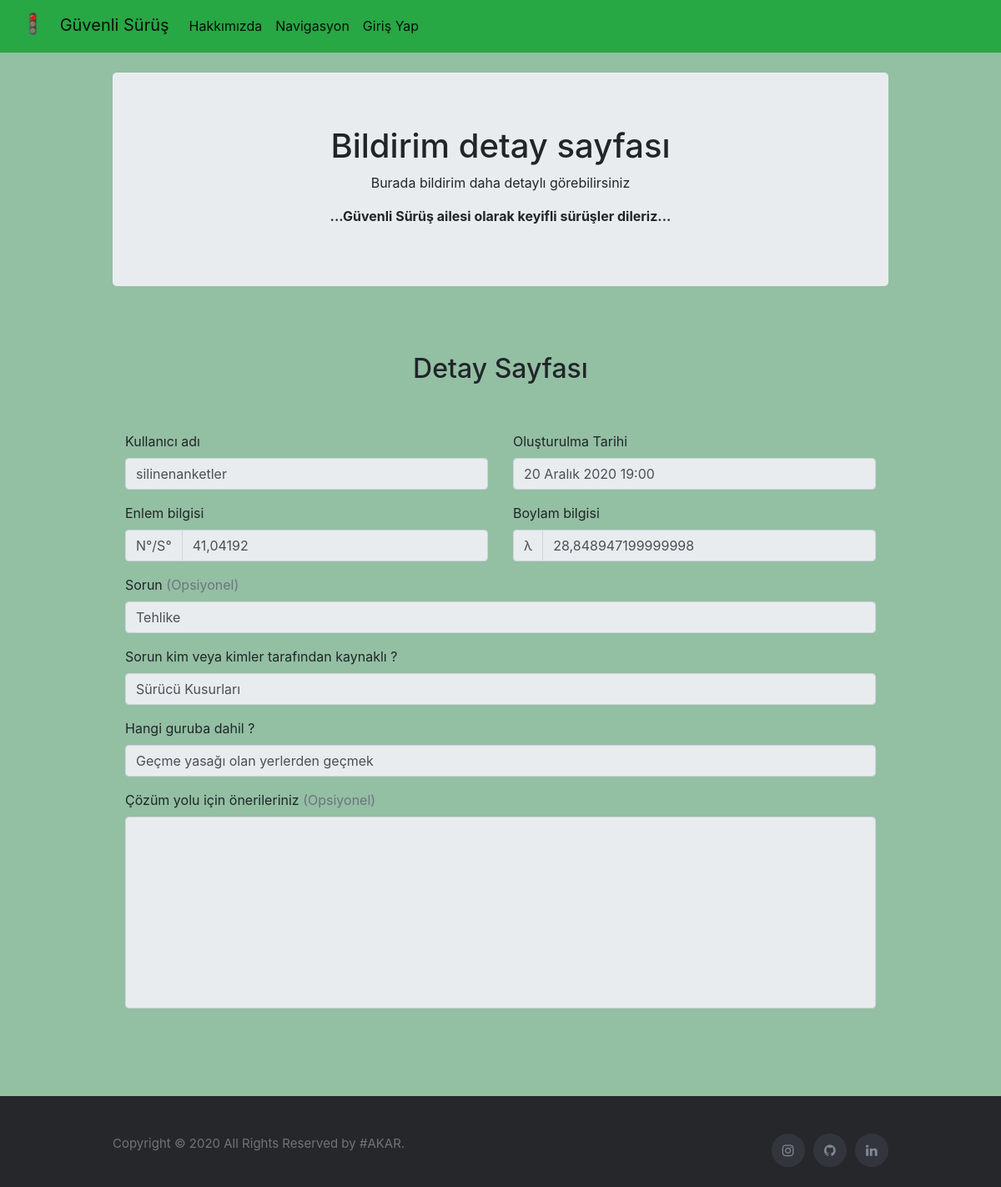
Page /anket/detay/42 on the committed database.
### anket/models.py (models this page shows)
class Anket(models.Model):    #anket tablom
    author = models.ForeignKey("auth.user",on_delete=models.CASCADE,verbose_name="Kayıdı oluşturan")   # kimin yazacagını userdaki foreing ile  tutacaz
    enlem  = models.FloatField()
    boylam = models.FloatField()
    sorun  = models.CharField(max_length=200)
    ana_unsur = models.CharField(max_length=200 ,verbose_name="Sorun Kim Tarafından Kaynaklı",blank=False) # belediye / kullanıcılar / doğal problemler vs
    benzerlik = models.CharField(max_length=200, verbose_name="Hangi Guruba Dahil",blank=False ) # belediyenin alt yapılandırması mesela trafik işaretçilerimi yoksa asvaltmı vs
    alinabilecek_onlem = models.TextField( verbose_name="Sorun ve Çözüm İçin Tavsiyeler (opsiyonel)" ,blank=True )
    tarih = models.DateTimeField(default=now, editable=False)

### anket/views.py (the view)
# urls.py: path('detay/<int:id>',anketdetay),
def anketdetay(request,id):
    newAnket=get_list_or_404(Anket,id=id)
    newAnket=newAnket[0]
    return render (request,"anketdetay.html",{"newAnket":newAnket})

### templates/anketdetay.html (shortened to what this page needs)
{% extends "common/layout.html" %}
{% block content %}
<br>
<div class="container">
  <div class="jumbotron text-center">
    <h1>Bildirim detay sayfası</h1>
    <p>Burada bildirim daha detaylı görebilirsiniz</p>
    <strong>...Güvenli Sürüş ailesi olarak keyifli sürüşler dileriz...</strong>
  </div>
  <div class="container">
<div class="py-5 text-center">
  <h2>Detay Sayfası </h2>
</div>
<div class="row ">
  <div class="col-md-12 ">
    <form class="needs-validation" novalidate>
      <div class="row">
        <div class="col-md-6 mb-3">
          <label for="firstName">Kullanıcı adı</label>
          <input type="text" class="form-control" id="firstName" placeholder="" value="{{newAnket.author}}" required readonly>
        </div>
        <div class="col-md-6 mb-3">
          <label for="lastName">Oluşturulma Tarihi</label>
          <input type="text" class="form-control" id="lastName" placeholder="" value="{{newAnket.tarih}}" required readonly>
        </div>
      </div>
      <div class="row">
        <div class="col-md-6 mb-3">
          <label for="Enlem bilgisi">Enlem bilgisi</label>
          <div class="input-group">
            <div class="input-group-prepend">
              <span class="input-group-text">N°/S°</span>
            </div>
            <input type="text" class="form-control" id="enlem" placeholder="enlem" value="{{newAnket.enlem}}"  readonly>
          </div>
        </div>
        <div class="col-md-6 mb-3">
          <label for="lastName">Boylam bilgisi</label>
          <div class="input-group">
            <div class="input-group-prepend">
              <span class="input-group-text">λ</span>
            </div>
            <input type="text" class="form-control" id="boylam" placeholder="boylam" value="{{newAnket.boylam}}"  readonly>
          </div>
        </div>
      </div>
      <div class="mb-3">
        <label for="sorun">Sorun <span class="text-muted">(Opsiyonel)</span></label>
        <input type="sorun" class="form-control"   value="{{newAnket.sorun}}"  readonly>
      </div>
      <div class="mb-3">
        <label for="address">Sorun kim veya kimler tarafından kaynaklı ?</label>
        <input type="text" class="form-control"    value="{{newAnket.ana_unsur}}" readonly>
      </div>
      <div class="mb-3">
        <label for="address2">Hangi guruba dahil ?  </label>
        <input type="text" class="form-control"    value="{{newAnket.benzerlik}}" readonly>
      </div>
      <div class="mb-3">
        <label >Çözüm yolu için önerileriniz <span class="text-muted">(Opsiyonel)</span></label>
        <textarea class="form-control" id="exampleFormControlTextarea4" rows="9"  readonly>{{newAnket.alinabilecek_onlem}}</textarea>
      </div>
 <br><br>
    </form>
  </div>
</div>
</div>
</div>
{% endblock %}

### static/footer-style.css (style rules this page uses)
html { position: relative; min-height: 100%; }
body { height: 100%; margin-bottom: 150px; }

### templates/common/navbar.html (style rules this page uses)
body { background-color: #93BFA3; }

### templates/anketdetay.html (style rules this page uses)
.container { max-width: 960px; }
textarea { resize: none; }

### rows in the picture
Anket: author "silinenanketler", tarih "20 Aralık 2020 19:00", enlem "41,04192", boylam "28,848947199999998", sorun "Tehlike", ana_unsur "Sürücü Kusurları", benzerlik "Geçme yasağı olan yerlerden geçmek"
